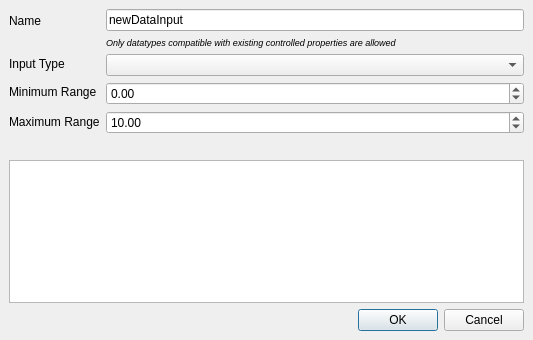
<?xml version="1.0" encoding="UTF-8"?>
<ui version="4.0">
 <class>DataInputDlg</class>
 <widget class="QDialog" name="DataInputDlg">
  <property name="geometry">
   <rect>
    <x>0</x>
    <y>0</y>
    <width>533</width>
    <height>340</height>
   </rect>
  </property>
  <property name="windowTitle">
   <string>Modify Data Input</string>
  </property>
  <property name="accessibleName">
   <string>DataInputDlg</string>
  </property>
  <layout class="QVBoxLayout" name="verticalLayout_3">
   <property name="leftMargin">
    <number>0</number>
   </property>
   <property name="topMargin">
    <number>0</number>
   </property>
   <property name="rightMargin">
    <number>0</number>
   </property>
   <property name="bottomMargin">
    <number>0</number>
   </property>
   <item>
    <widget class="QWidget" name="widget" native="true">
     <layout class="QVBoxLayout" name="verticalLayout_4">
      <item>
       <widget class="QWidget" name="widget_4" native="true">
        <layout class="QHBoxLayout" name="horizontalLayout">
         <property name="leftMargin">
          <number>0</number>
         </property>
         <property name="topMargin">
          <number>0</number>
         </property>
         <property name="rightMargin">
          <number>0</number>
         </property>
         <property name="bottomMargin">
          <number>0</number>
         </property>
         <item>
          <widget class="QWidget" name="widget_2" native="true">
           <property name="minimumSize">
            <size>
             <width>0</width>
             <height>0</height>
            </size>
           </property>
           <layout class="QVBoxLayout" name="verticalLayout">
            <property name="leftMargin">
             <number>0</number>
            </property>
            <property name="topMargin">
             <number>0</number>
            </property>
            <property name="rightMargin">
             <number>0</number>
            </property>
            <property name="bottomMargin">
             <number>0</number>
            </property>
            <item>
             <widget class="QLabel" name="labelNodeName">
              <property name="sizePolicy">
               <sizepolicy hsizetype="Preferred" vsizetype="Fixed">
                <horstretch>0</horstretch>
                <verstretch>0</verstretch>
               </sizepolicy>
              </property>
              <property name="minimumSize">
               <size>
                <width>70</width>
                <height>24</height>
               </size>
              </property>
              <property name="text">
               <string>Name</string>
              </property>
              <property name="alignment">
               <set>Qt::AlignLeading|Qt::AlignLeft|Qt::AlignVCenter</set>
              </property>
             </widget>
            </item>
            <item>
             <spacer name="infoTxtSpacer">
              <property name="orientation">
               <enum>Qt::Vertical</enum>
              </property>
              <property name="sizeType">
               <enum>QSizePolicy::Expanding</enum>
              </property>
              <property name="sizeHint" stdset="0">
               <size>
                <width>20</width>
                <height>9</height>
               </size>
              </property>
             </spacer>
            </item>
            <item>
             <widget class="QLabel" name="labelNodeType">
              <property name="sizePolicy">
               <sizepolicy hsizetype="Preferred" vsizetype="Fixed">
                <horstretch>0</horstretch>
                <verstretch>0</verstretch>
               </sizepolicy>
              </property>
              <property name="minimumSize">
               <size>
                <width>90</width>
                <height>20</height>
               </size>
              </property>
              <property name="text">
               <string>Input Type</string>
              </property>
             </widget>
            </item>
            <item>
             <widget class="QLabel" name="labelMin">
              <property name="minimumSize">
               <size>
                <width>0</width>
                <height>24</height>
               </size>
              </property>
              <property name="layoutDirection">
               <enum>Qt::LeftToRight</enum>
              </property>
              <property name="text">
               <string>Minimum Range</string>
              </property>
              <property name="alignment">
               <set>Qt::AlignLeading|Qt::AlignLeft|Qt::AlignVCenter</set>
              </property>
             </widget>
            </item>
            <item>
             <widget class="QLabel" name="labelMax">
              <property name="minimumSize">
               <size>
                <width>0</width>
                <height>24</height>
               </size>
              </property>
              <property name="text">
               <string>Maximum Range</string>
              </property>
              <property name="alignment">
               <set>Qt::AlignLeading|Qt::AlignLeft|Qt::AlignVCenter</set>
              </property>
             </widget>
            </item>
           </layout>
          </widget>
         </item>
         <item>
          <widget class="QWidget" name="widget_5" native="true">
           <layout class="QVBoxLayout" name="verticalLayout_2">
            <property name="leftMargin">
             <number>0</number>
            </property>
            <property name="topMargin">
             <number>0</number>
            </property>
            <property name="rightMargin">
             <number>0</number>
            </property>
            <property name="bottomMargin">
             <number>0</number>
            </property>
            <item>
             <widget class="QLineEdit" name="lineEditInputName">
              <property name="toolTip">
               <string>The name of the data input</string>
              </property>
              <property name="text">
               <string>newDataInput</string>
              </property>
             </widget>
            </item>
            <item>
             <widget class="QLabel" name="labelInfoText">
              <property name="font">
               <font>
                <pointsize>7</pointsize>
                <italic>true</italic>
               </font>
              </property>
              <property name="text">
               <string>Only datatypes compatible with existing controlled properties are allowed</string>
              </property>
             </widget>
            </item>
            <item>
             <widget class="QComboBox" name="comboBoxTypeList">
              <property name="sizePolicy">
               <sizepolicy hsizetype="MinimumExpanding" vsizetype="Fixed">
                <horstretch>0</horstretch>
                <verstretch>0</verstretch>
               </sizepolicy>
              </property>
              <property name="toolTip">
               <string>The type of the data input</string>
              </property>
             </widget>
            </item>
            <item>
             <widget class="QDoubleSpinBox" name="doubleSpinBoxMin">
              <property name="toolTip">
               <string>The minimum value for the number</string>
              </property>
              <property name="minimum">
               <double>-999999999.000000000000000</double>
              </property>
              <property name="maximum">
               <double>999999999.000000000000000</double>
              </property>
             </widget>
            </item>
            <item>
             <widget class="QDoubleSpinBox" name="doubleSpinBoxMax">
              <property name="toolTip">
               <string>The maximum value for the number</string>
              </property>
              <property name="minimum">
               <double>-999999999.000000000000000</double>
              </property>
              <property name="maximum">
               <double>999999999.000000000000000</double>
              </property>
              <property name="value">
               <double>10.000000000000000</double>
              </property>
             </widget>
            </item>
           </layout>
          </widget>
         </item>
        </layout>
       </widget>
      </item>
      <item>
       <spacer name="verticalSpacer">
        <property name="orientation">
         <enum>Qt::Vertical</enum>
        </property>
        <property name="sizeType">
         <enum>QSizePolicy::Fixed</enum>
        </property>
        <property name="sizeHint" stdset="0">
         <size>
          <width>20</width>
          <height>20</height>
         </size>
        </property>
       </spacer>
      </item>
      <item>
       <layout class="QGridLayout" name="gridLayout">
        <property name="sizeConstraint">
         <enum>QLayout::SetMaximumSize</enum>
        </property>
        <item row="1" column="0" colspan="2">
         <widget class="QTableWidget" name="tableEditMetadata">
          <property name="enabled">
           <bool>true</bool>
          </property>
          <property name="sizePolicy">
           <sizepolicy hsizetype="Expanding" vsizetype="Expanding">
            <horstretch>5</horstretch>
            <verstretch>0</verstretch>
           </sizepolicy>
          </property>
          <property name="minimumSize">
           <size>
            <width>0</width>
            <height>78</height>
           </size>
          </property>
          <property name="baseSize">
           <size>
            <width>0</width>
            <height>0</height>
           </size>
          </property>
          <property name="toolTip">
           <string>Metadata key - value pairs.</string>
          </property>
          <property name="sizeAdjustPolicy">
           <enum>QAbstractScrollArea::AdjustIgnored</enum>
          </property>
          <property name="alternatingRowColors">
           <bool>false</bool>
          </property>
          <property name="selectionMode">
           <enum>QAbstractItemView::NoSelection</enum>
          </property>
          <property name="selectionBehavior">
           <enum>QAbstractItemView::SelectRows</enum>
          </property>
          <property name="showGrid">
           <bool>false</bool>
          </property>
          <attribute name="horizontalHeaderVisible">
           <bool>true</bool>
          </attribute>
          <attribute name="horizontalHeaderDefaultSectionSize">
           <number>75</number>
          </attribute>
          <attribute name="horizontalHeaderHighlightSections">
           <bool>false</bool>
          </attribute>
          <attribute name="horizontalHeaderStretchLastSection">
           <bool>true</bool>
          </attribute>
          <attribute name="verticalHeaderVisible">
           <bool>false</bool>
          </attribute>
          <attribute name="verticalHeaderHighlightSections">
           <bool>false</bool>
          </attribute>
         </widget>
        </item>
       </layout>
      </item>
      <item>
       <widget class="QWidget" name="widget_3" native="true">
        <layout class="QHBoxLayout" name="horizontalLayout_2">
         <property name="leftMargin">
          <number>0</number>
         </property>
         <property name="topMargin">
          <number>0</number>
         </property>
         <property name="rightMargin">
          <number>0</number>
         </property>
         <property name="bottomMargin">
          <number>0</number>
         </property>
         <item>
          <spacer name="horizontalSpacer">
           <property name="orientation">
            <enum>Qt::Horizontal</enum>
           </property>
           <property name="sizeHint" stdset="0">
            <size>
             <width>252</width>
             <height>20</height>
            </size>
           </property>
          </spacer>
         </item>
         <item>
          <widget class="QDialogButtonBox" name="buttonBox">
           <property name="focusPolicy">
            <enum>Qt::NoFocus</enum>
           </property>
           <property name="orientation">
            <enum>Qt::Horizontal</enum>
           </property>
           <property name="standardButtons">
            <set>QDialogButtonBox::Cancel|QDialogButtonBox::Ok</set>
           </property>
          </widget>
         </item>
        </layout>
       </widget>
      </item>
     </layout>
    </widget>
   </item>
  </layout>
 </widget>
 <tabstops>
  <tabstop>lineEditInputName</tabstop>
  <tabstop>comboBoxTypeList</tabstop>
  <tabstop>doubleSpinBoxMin</tabstop>
  <tabstop>doubleSpinBoxMax</tabstop>
  <tabstop>lineEditMetadataKey</tabstop>
  <tabstop>lineEditMetadata</tabstop>
  <tabstop>pushButtonAddMeta</tabstop>
  <tabstop>tableEditMetadata</tabstop>
 </tabstops>
 <resources/>
 <connections>
  <connection>
   <sender>buttonBox</sender>
   <signal>accepted()</signal>
   <receiver>DataInputDlg</receiver>
   <slot>accept()</slot>
   <hints>
    <hint type="sourcelabel">
     <x>396</x>
     <y>223</y>
    </hint>
    <hint type="destinationlabel">
     <x>266</x>
     <y>121</y>
    </hint>
   </hints>
  </connection>
  <connection>
   <sender>buttonBox</sender>
   <signal>rejected()</signal>
   <receiver>DataInputDlg</receiver>
   <slot>reject()</slot>
   <hints>
    <hint type="sourcelabel">
     <x>396</x>
     <y>223</y>
    </hint>
    <hint type="destinationlabel">
     <x>266</x>
     <y>121</y>
    </hint>
   </hints>
  </connection>
 </connections>
</ui>
